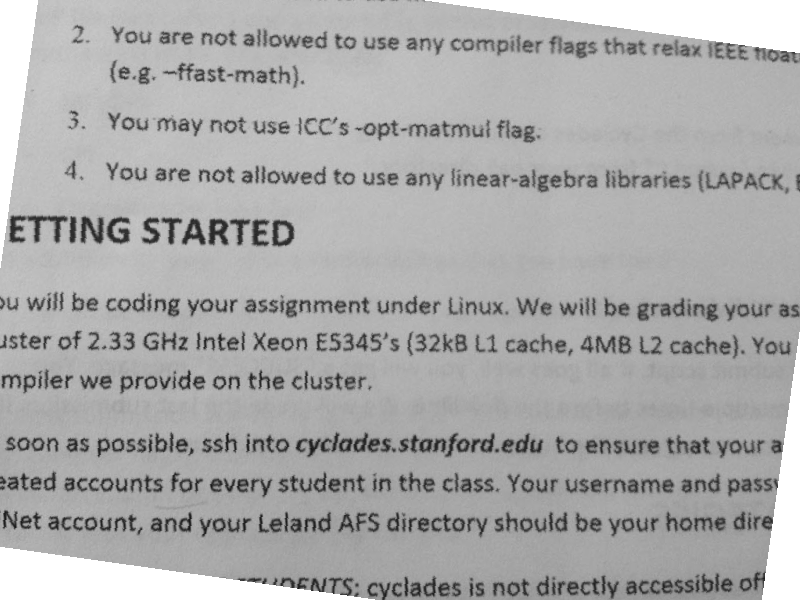
%> input picture Matlab/img_rotate.png, 800 x 600 px
$ octave --eval "result = getHoughAngle(imread('img_rotate.png'));"   (GNU Octave 9; MATLAB toolbox functions it lacks are replaced by stand-ins)
%> lines starting %> are read from the running program, lines starting %| are printed output that depends on the picture
function angleRotate = getHoughAngle( img )
% [21 lines of commented-out code are left out]
Ig=img;
%> Ig is the input picture: size 600x800 uint8; min 19, max 255, mean 170.8
Iss=Ig(1:8:end,1:8:end);
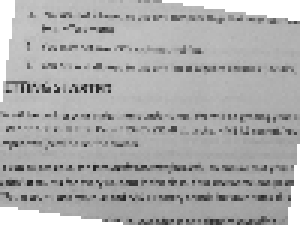
%> Iss: size 75x100 uint8 (shown 3 times larger); min 32, max 255, mean 170.6
level=graythresh(Iss);
%> level = 0.537
BW=not(im2bw(Iss,level));
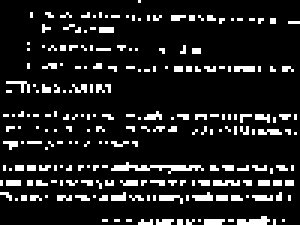
%> BW: size 75x100 logical (shown 3 times larger); 12% white in thin lines or dots
[H,Th,R]=hough(BW);
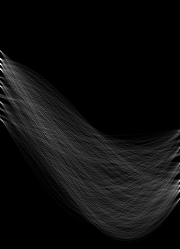
%> H: size 249x180 double; min 0, max 65, mean 3.6; drawn with min black and max white
%> Th = 180 values from -90 to 89; R = 249 values from -124 to 124
P=houghpeaks(H,1);
%> P = [65 1]
Theta=Th(P(:,2))-90;
%> Theta = -180
if abs(Theta)>90
    Theta=-Theta+180;
%> Theta = 360
end
angleRotate=Theta;
%> angleRotate = 360
%I=imcomplement(imrotate(imcomplement(I),Theta,'crop'));
%End of Hough Transform

end
